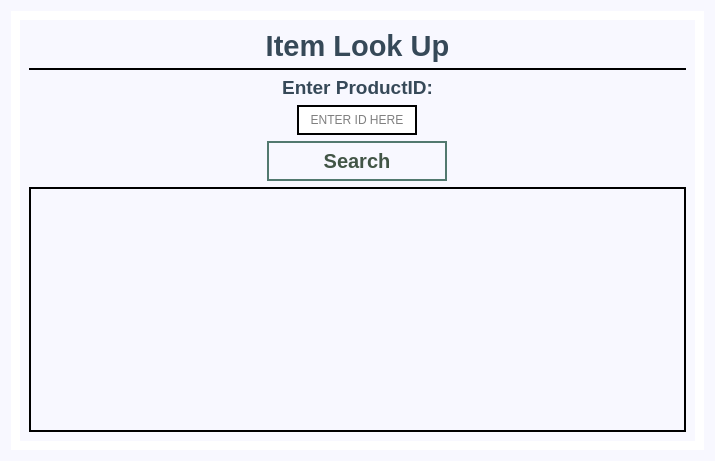
<?xml version="1.0" encoding="UTF-8"?>
<ui version="4.0">
 <class>ItemLookUp</class>
 <widget class="QWidget" name="ItemLookUp">
  <property name="geometry">
   <rect>
    <x>0</x>
    <y>0</y>
    <width>715</width>
    <height>461</height>
   </rect>
  </property>
  <property name="windowTitle">
   <string>Form</string>
  </property>
  <property name="styleSheet">
   <string notr="true">*{
	background-color: #F8F8FF;
	font-family: &quot;Nirmala UI&quot;;
}</string>
  </property>
  <layout class="QGridLayout" name="gridLayout">
   <item row="0" column="0">
    <widget class="QStackedWidget" name="stackedWidget">
     <property name="styleSheet">
      <string notr="true"/>
     </property>
     <property name="currentIndex">
      <number>0</number>
     </property>
     <widget class="QWidget" name="page">
      <property name="autoFillBackground">
       <bool>false</bool>
      </property>
      <property name="styleSheet">
       <string notr="true">QWidget {
	background-color: white;
	color: 2f3e46;
}</string>
      </property>
      <layout class="QVBoxLayout" name="verticalLayout">
       <item>
        <widget class="QGroupBox" name="groupBox">
         <property name="sizePolicy">
          <sizepolicy hsizetype="Expanding" vsizetype="Expanding">
           <horstretch>0</horstretch>
           <verstretch>0</verstretch>
          </sizepolicy>
         </property>
         <property name="styleSheet">
          <string notr="true">border: none;
background-color: #F8F8FF;</string>
         </property>
         <property name="title">
          <string/>
         </property>
         <layout class="QVBoxLayout" name="verticalLayout_2">
          <item>
           <widget class="QLabel" name="label">
            <property name="font">
             <font>
              <family>Nirmala UI</family>
              <pointsize>22</pointsize>
              <weight>75</weight>
              <bold>true</bold>
             </font>
            </property>
            <property name="styleSheet">
             <string notr="true">font-size: 22pt;
color: rgb(54, 73, 88);
border-bottom: 2px solid;
padding-bottom: 5px;</string>
            </property>
            <property name="text">
             <string>Item Look Up</string>
            </property>
            <property name="alignment">
             <set>Qt::AlignCenter</set>
            </property>
           </widget>
          </item>
          <item>
           <widget class="QLabel" name="label_2">
            <property name="font">
             <font>
              <family>Nirmala UI</family>
              <pointsize>14</pointsize>
              <weight>75</weight>
              <bold>true</bold>
             </font>
            </property>
            <property name="styleSheet">
             <string notr="true">font-size: 14pt;
	color: rgb(54, 73, 88);</string>
            </property>
            <property name="text">
             <string>Enter ProductID:</string>
            </property>
            <property name="alignment">
             <set>Qt::AlignCenter</set>
            </property>
           </widget>
          </item>
          <item alignment="Qt::AlignHCenter">
           <widget class="QLineEdit" name="getItemText">
            <property name="minimumSize">
             <size>
              <width>120</width>
              <height>30</height>
             </size>
            </property>
            <property name="maximumSize">
             <size>
              <width>120</width>
              <height>30</height>
             </size>
            </property>
            <property name="toolTip">
             <string>Search for an item using its ID number</string>
            </property>
            <property name="styleSheet">
             <string notr="true">QLineEdit {
	border: 2 solid black;
	background-color: white;
}</string>
            </property>
            <property name="text">
             <string/>
            </property>
            <property name="alignment">
             <set>Qt::AlignCenter</set>
            </property>
            <property name="placeholderText">
             <string>ENTER ID HERE</string>
            </property>
           </widget>
          </item>
          <item alignment="Qt::AlignHCenter">
           <widget class="QPushButton" name="lookUpBtn">
            <property name="sizePolicy">
             <sizepolicy hsizetype="Maximum" vsizetype="Maximum">
              <horstretch>0</horstretch>
              <verstretch>0</verstretch>
             </sizepolicy>
            </property>
            <property name="minimumSize">
             <size>
              <width>180</width>
              <height>40</height>
             </size>
            </property>
            <property name="maximumSize">
             <size>
              <width>180</width>
              <height>40</height>
             </size>
            </property>
            <property name="font">
             <font>
              <family>Nirmala UI</family>
              <pointsize>-1</pointsize>
              <weight>75</weight>
              <bold>true</bold>
             </font>
            </property>
            <property name="cursor">
             <cursorShape>PointingHandCursor</cursorShape>
            </property>
            <property name="styleSheet">
             <string notr="true">QPushButton{
	font-size: 20px;
	color: rgb(66, 85, 70);
	font-weight: bold;
	background: #f8f8ff;
	border: 2px solid #52796f;
}

QPushButton:Hover{
	background: #52796f;
	font-size: 24px;
	color: #f8f8ff;
	border: 2px solid white;
}</string>
            </property>
            <property name="text">
             <string>Search</string>
            </property>
           </widget>
          </item>
          <item>
           <widget class="QTableView" name="itemLookUpTbl">
            <property name="styleSheet">
             <string notr="true">QTableView {
	border: 2px solid black;
	background-color: #F8F8FF;
}

QHeaderView{
	font-size: 14px;
	font-weight: bold;
	background-color: #C8C8C8;
	padding: 8px;
}</string>
            </property>
           </widget>
          </item>
         </layout>
        </widget>
       </item>
      </layout>
     </widget>
    </widget>
   </item>
  </layout>
 </widget>
 <resources/>
 <connections/>
</ui>
